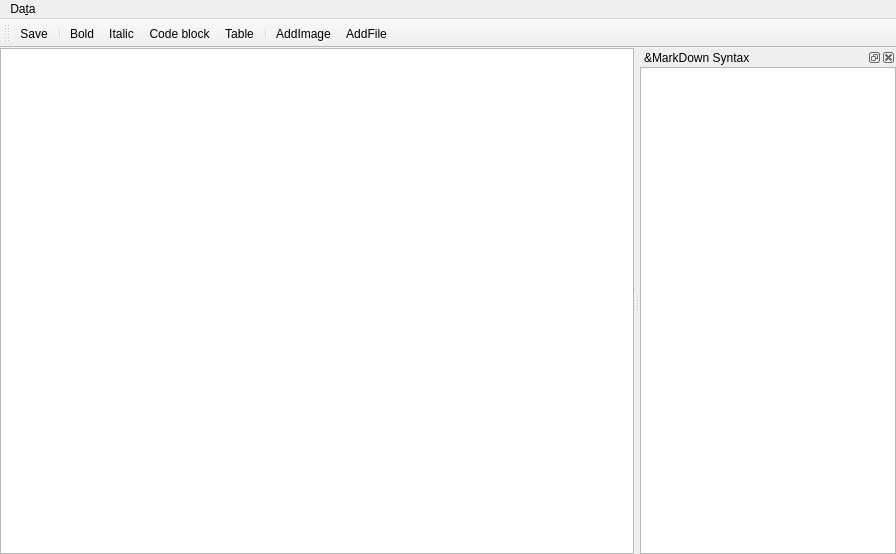
<?xml version="1.0" encoding="UTF-8"?>
<ui version="4.0">
 <class>editorWindow</class>
 <widget class="QMainWindow" name="editorWindow">
  <property name="geometry">
   <rect>
    <x>0</x>
    <y>0</y>
    <width>896</width>
    <height>554</height>
   </rect>
  </property>
  <property name="windowTitle">
   <string>MainWindow</string>
  </property>
  <property name="iconSize">
   <size>
    <width>16</width>
    <height>16</height>
   </size>
  </property>
  <widget class="QWidget" name="centralwidget">
   <layout class="QVBoxLayout" name="verticalLayout">
    <property name="spacing">
     <number>2</number>
    </property>
    <property name="leftMargin">
     <number>0</number>
    </property>
    <property name="topMargin">
     <number>0</number>
    </property>
    <property name="rightMargin">
     <number>0</number>
    </property>
    <property name="bottomMargin">
     <number>0</number>
    </property>
    <item>
     <widget class="QMarkdownTextEdit" name="textEdit">
      <property name="frameShadow">
       <enum>QFrame::Plain</enum>
      </property>
      <property name="verticalScrollBarPolicy">
       <enum>Qt::ScrollBarAlwaysOff</enum>
      </property>
     </widget>
    </item>
   </layout>
  </widget>
  <widget class="QMenuBar" name="menubar">
   <property name="geometry">
    <rect>
     <x>0</x>
     <y>0</y>
     <width>896</width>
     <height>21</height>
    </rect>
   </property>
   <widget class="QMenu" name="menuData">
    <property name="title">
     <string>Da&amp;ta</string>
    </property>
    <addaction name="actionSave"/>
   </widget>
   <addaction name="menuData"/>
  </widget>
  <widget class="QToolBar" name="toolBar">
   <property name="windowTitle">
    <string>toolBar</string>
   </property>
   <property name="iconSize">
    <size>
     <width>16</width>
     <height>16</height>
    </size>
   </property>
   <attribute name="toolBarArea">
    <enum>TopToolBarArea</enum>
   </attribute>
   <attribute name="toolBarBreak">
    <bool>false</bool>
   </attribute>
   <addaction name="actionSave"/>
   <addaction name="separator"/>
   <addaction name="actionBold"/>
   <addaction name="actionItalic"/>
   <addaction name="actionCode"/>
   <addaction name="actionTable"/>
   <addaction name="separator"/>
   <addaction name="actionAddImage"/>
   <addaction name="actionAddFile"/>
  </widget>
  <widget class="QDockWidget" name="dockWidget_2">
   <property name="windowTitle">
    <string>&amp;MarkDown Syntax</string>
   </property>
   <attribute name="dockWidgetArea">
    <number>2</number>
   </attribute>
   <widget class="QWidget" name="dockWidgetContents_2">
    <layout class="QHBoxLayout" name="horizontalLayout">
     <property name="spacing">
      <number>0</number>
     </property>
     <property name="leftMargin">
      <number>0</number>
     </property>
     <property name="topMargin">
      <number>0</number>
     </property>
     <property name="rightMargin">
      <number>0</number>
     </property>
     <property name="bottomMargin">
      <number>0</number>
     </property>
     <item>
      <widget class="QTextBrowser" name="textBrowser">
       <property name="source">
        <url>
         <string>qrc:/styles/css/syntax.html</string>
        </url>
       </property>
      </widget>
     </item>
    </layout>
   </widget>
  </widget>
  <action name="actionSave">
   <property name="icon">
    <iconset resource="resources.qrc">
     <normaloff>:/images/ico/disk.png</normaloff>:/images/ico/disk.png</iconset>
   </property>
   <property name="text">
    <string>&amp;Save</string>
   </property>
   <property name="toolTip">
    <string>&lt;html&gt;&lt;head/&gt;&lt;body&gt;&lt;p&gt;Saves text to DB&lt;/p&gt;&lt;/body&gt;&lt;/html&gt;</string>
   </property>
   <property name="shortcut">
    <string>Ctrl+S</string>
   </property>
  </action>
  <action name="actionBold">
   <property name="icon">
    <iconset resource="resources.qrc">
     <normaloff>:/images/ico/edit-bold.png</normaloff>:/images/ico/edit-bold.png</iconset>
   </property>
   <property name="text">
    <string>Bold</string>
   </property>
   <property name="shortcut">
    <string>Ctrl+B</string>
   </property>
  </action>
  <action name="actionItalic">
   <property name="icon">
    <iconset resource="resources.qrc">
     <normaloff>:/images/ico/edit-italic.png</normaloff>:/images/ico/edit-italic.png</iconset>
   </property>
   <property name="text">
    <string>Italic</string>
   </property>
   <property name="shortcut">
    <string>Ctrl+I</string>
   </property>
  </action>
  <action name="actionCode">
   <property name="icon">
    <iconset resource="resources.qrc">
     <normaloff>:/images/ico/edit-code.png</normaloff>:/images/ico/edit-code.png</iconset>
   </property>
   <property name="text">
    <string>Code block</string>
   </property>
   <property name="toolTip">
    <string>Insert Code block</string>
   </property>
  </action>
  <action name="actionAddImage">
   <property name="icon">
    <iconset resource="resources.qrc">
     <normaloff>:/images/ico/image.png</normaloff>:/images/ico/image.png</iconset>
   </property>
   <property name="text">
    <string>AddImage</string>
   </property>
  </action>
  <action name="actionTable">
   <property name="icon">
    <iconset resource="resources.qrc">
     <normaloff>:/images/ico/table.png</normaloff>:/images/ico/table.png</iconset>
   </property>
   <property name="text">
    <string>Table</string>
   </property>
   <property name="toolTip">
    <string>Insert table</string>
   </property>
   <property name="shortcut">
    <string>Ctrl+T</string>
   </property>
  </action>
  <action name="actionAddFile">
   <property name="icon">
    <iconset resource="resources.qrc">
     <normaloff>:/images/ico/paper-clip.png</normaloff>:/images/ico/paper-clip.png</iconset>
   </property>
   <property name="text">
    <string>AddFile</string>
   </property>
   <property name="toolTip">
    <string>Add a File</string>
   </property>
  </action>
 </widget>
 <customwidgets>
  <customwidget>
   <class>QMarkdownTextEdit</class>
   <extends>QTextEdit</extends>
   <header>qmarkdowntextedit.h</header>
  </customwidget>
 </customwidgets>
 <resources>
  <include location="resources.qrc"/>
 </resources>
 <connections>
  <connection>
   <sender>actionSave</sender>
   <signal>triggered()</signal>
   <receiver>editorWindow</receiver>
   <slot>close()</slot>
   <hints>
    <hint type="sourcelabel">
     <x>-1</x>
     <y>-1</y>
    </hint>
    <hint type="destinationlabel">
     <x>319</x>
     <y>239</y>
    </hint>
   </hints>
  </connection>
 </connections>
</ui>
